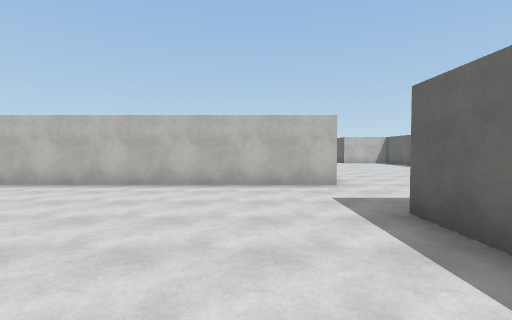
[1] (above)

24 first-person views from a walk through a scene from a Unity 3-D project. The camera is 1.5 m above the floor, tilts 2° down and sees 85° across. The floor is counted in squares, 2 m on a side. Each view is taken from the middle of a square. On the plan, view 1 faces up. The plan holds only what a view shows up to about 10 squares ahead; the rest is blank. The player is left out. Surface patterns are stand-ins for the level's own textures.

[2]
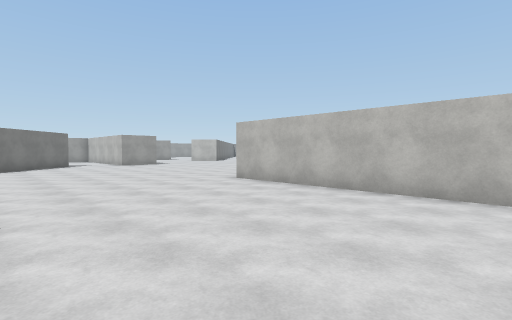

[3]
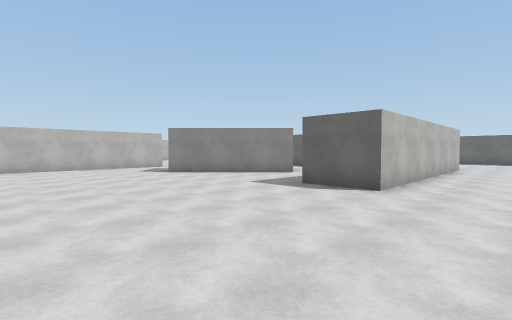

[4]
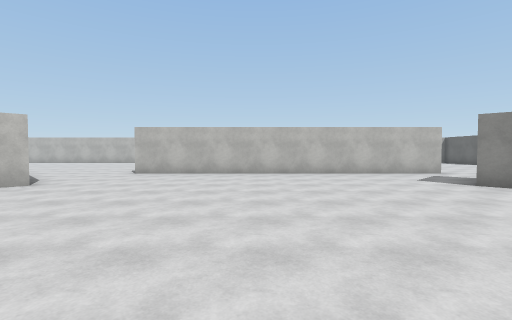

[5]
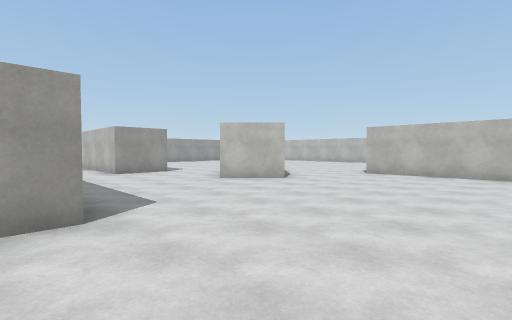

[6]
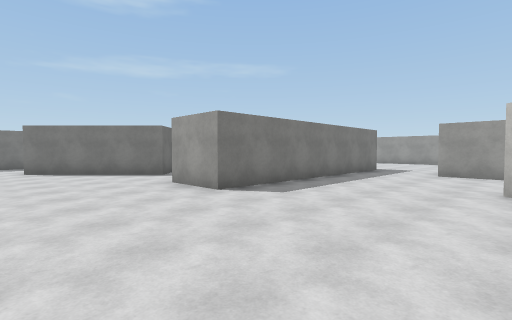

[7]
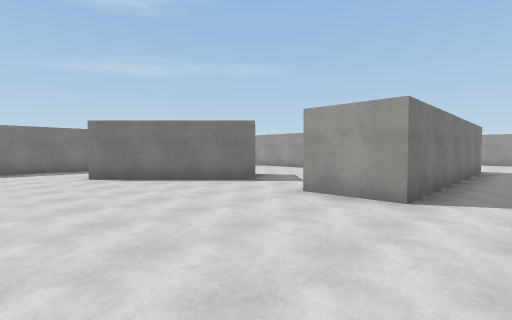

[8]
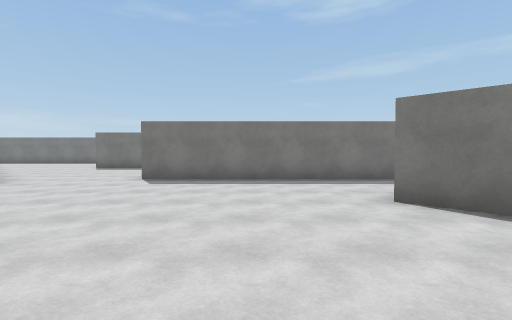

[9]
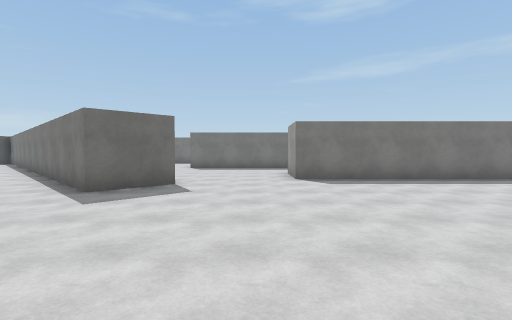

[10]
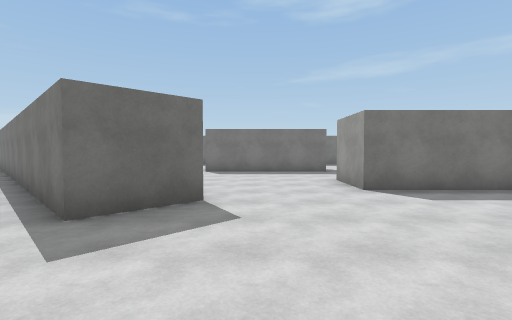

[11]
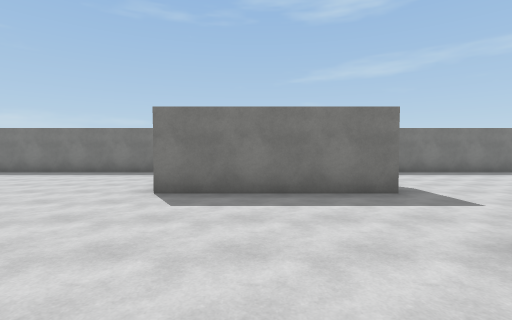

[12]
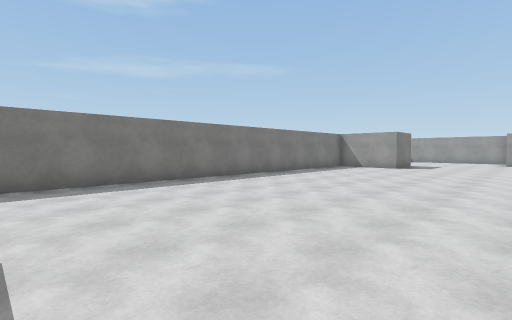

[13]
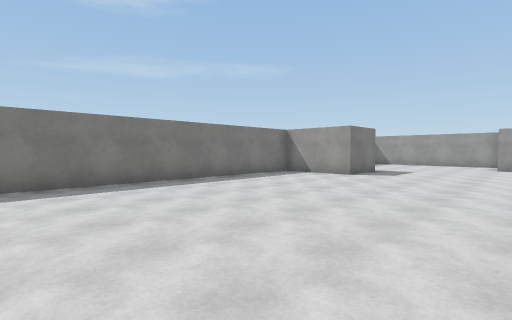

[14]
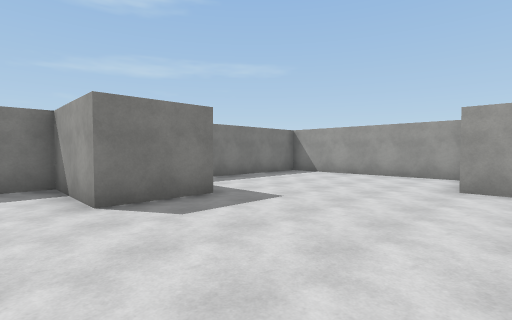

[15]
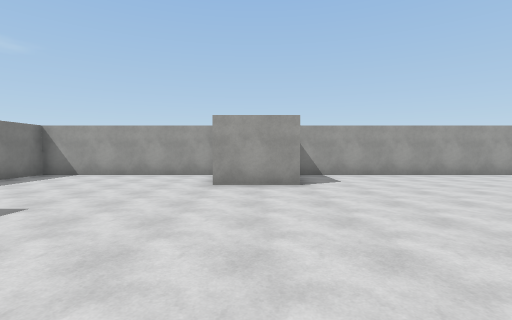

[16]
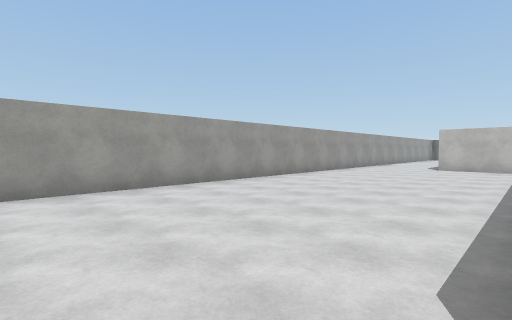

[17]
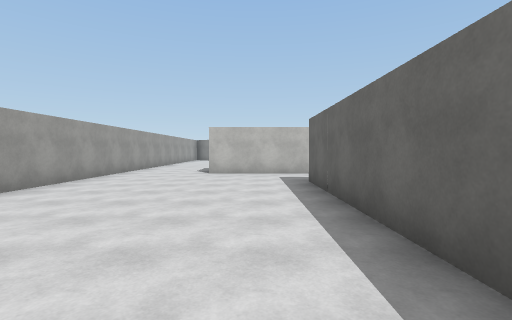

[18]
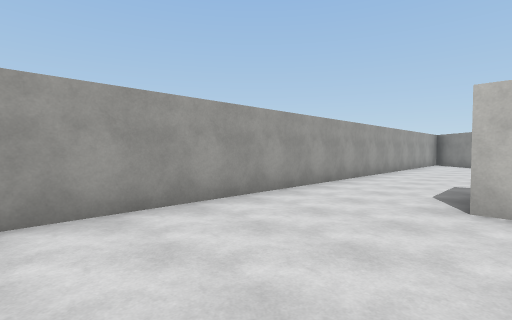

[19]
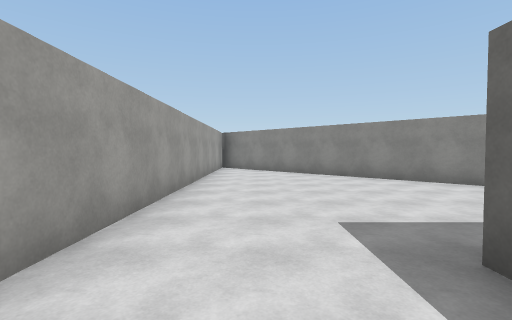

[20]
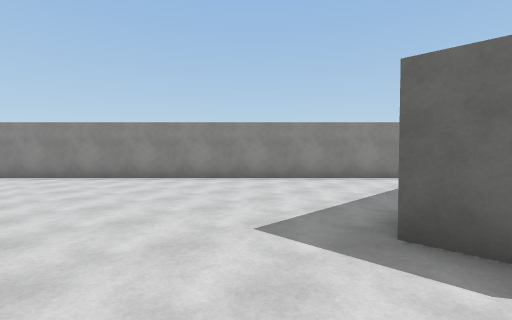

[21]
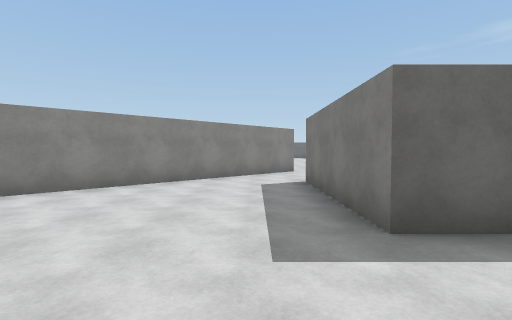

[22]
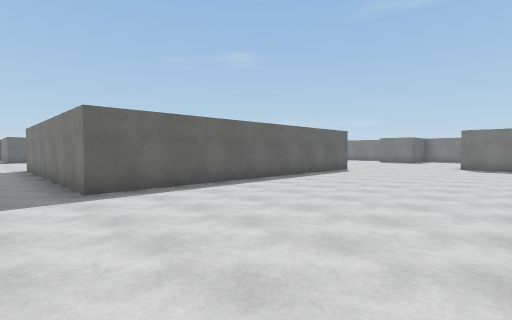

[23]
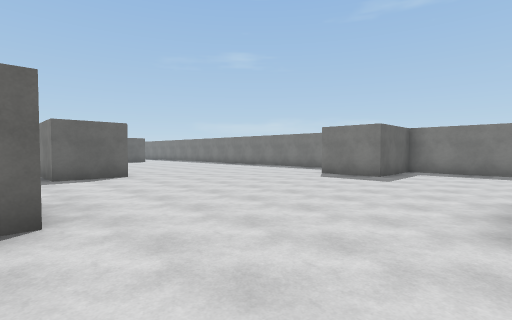

[24]
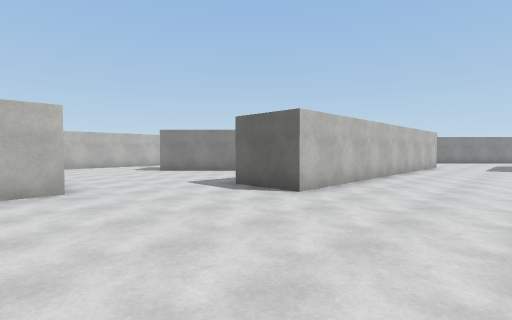

### Floor plan
Points are (right, up) in squares from view 1. A wall is a line through its corners. A room is listed if a view was taken in it or the views show most of it. See-through windows are left out.
Room 1 (views 1, 2, 3, 4, 5, 6, 7, 8, 9, 10)
walls: (-3.4, 9.8) (-6.4, 12.9); (-15.6, 3.3) (-15, 4) (-12, 0.9); (-4.2, -1.2) (-3, 0.1) (0.8, -3.7); (-12.6, -2.3) (-7, -2.3) (-7, -4); (-15.7, 13) (-17, 11.6) (-18.2, 12.8); (-5, 16) (-15, 16); (1.8, 6) (-5.8, 6) (-5.8, 7.8); (1.8, 1.9) (1.8, 3.4); (-20.3, 10.1) (-21.5, 10.1); (-21.7, 7.8) (-14.2, 7.8) (-14.2, 6)
ways out: opening at (-21, 8.5) to room 2; opening at (-19.3, 11) to room 2; opening at (-5.7, -2) to room 2; opening at (-15.5, 4.5); opening at (-15.5, 14.5); opening at (-12, -1.5); opening at (2, 4.5)
Room 2 (views 11, 12, 13, 14, 15, 16, 17, 18, 19, 20, 21, 22, 23, 24)
walls: (-19.9, -1.4) (-20.9, -1.4); (-21.7, -1.5) (-21.7, 7.8); (-25, -4) (-25, -6); (-9.8, -4) (-16.9, -4) (-16.9, -2.3); (-26.5, -4.1) (-25.9, -4.1); (-27.5, -6.2) (-27.5, -11.5) (-21.9, -11.5) (-21.9, -9) (-20.1, -9) (-20.1, -11.5) (-8.2, -11.5); (-7.5, -6.8) (-3.1, -6.8); (-21.5, 10.1) (-24.6, 10.1); (-24.5, 10.6) (-24.5, 11.8) (-20.3, 11.8) (-20.3, 10.1); (-18.2, 12.8) (-26.6, 21.2); (-1.6, -11.5) (3.8, -11.5); (-27.5, 19.9) (-27.5, -3.8)
ways out: opening at (-21, 8.5) to room 1; opening at (-19.3, 11) to room 1; opening at (-5.7, -2) to room 1; opening at (-18.5, -1.5)

Positions as (right, up) in squares from view 1, and headings:
1: (0, 0), facing up
2: (0, 1), facing up-left
3: (-11, 4), facing up-right
4: (-11, 7), facing up
5: (-11, 7), facing up-left
6: (-11, 12), facing down-left
7: (-10, 9), facing down-left
8: (-10, 5), facing down
9: (-6, 5), facing down
10: (-5, 3), facing down
11: (-5, -2), facing down
12: (-8, -5), facing down-left
13: (-12, -5), facing down-left
14: (-19, -5), facing down-left
15: (-19, -5), facing left
16: (-22, -2), facing up-left
17: (-23, 1), facing up
18: (-24, 6), facing up-left
19: (-26, 10), facing up
20: (-27, 11), facing up-right
21: (-27, 13), facing right
22: (-27, 9), facing down-right
23: (-25, -1), facing down-right
24: (-21, -7), facing up-right
